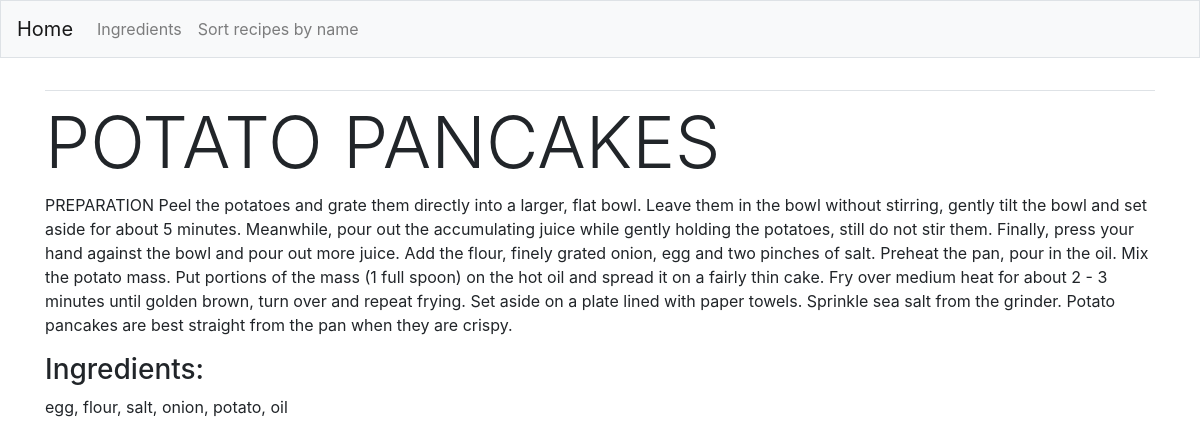
Page /recipe/3/ on the committed database.
### culinary_recipes/models.py (models this page shows)
class Recipe(models.Model):
    title = models.CharField(max_length=50)
    context = models.TextField(max_length=1000)
    ingredients = models.ManyToManyField('Ingredient')
    def __str__(self):
        return self.title

class Ingredient(models.Model):
    name = models.CharField(max_length=50, unique=True)
    def __str__(self):
        return self.name

### culinary_recipes/views.py (the view)
# urls.py: path('recipe/<rec_id>/', views.recipe, name='recipe'),
def recipe(request, rec_id):
    recipe = Recipe.objects.get(pk=rec_id)
    context = {'recipe': recipe}
    return render(request, 'culinary_recipes/recipe.html', context)

### culinary_recipes/templates/culinary_recipes/recipe.html
{% extends "culinary_recipes/base.html" %}
{% block content %}
<div>
      <h1 class="display-3">{{ recipe }}</h1>
      {{ recipe.context }}
      <p><h3>Ingredients:</h3> {{ recipe.ingredients.all|join:", " }}</p>
</div>
{% endblock %}

### rows in the picture
Recipe: title "POTATO PANCAKES", context "PREPARATION Peel the potatoes and grate them directly into a larger, flat bowl. Leave them in the bowl without stirring, gently tilt the bowl and set aside for about 5 minutes. Meanwhile, pour out the accumulating juice while gently holding the potatoes, still do not stir them. Finally, press your hand against the bowl and pour out more juice. Add the flour, finely grated onion, egg and two pinches of salt. Preheat the pan, pour in the oil. Mix the potato mass. Put portions of the mass (1 full spoon) on the hot oil and spread it on a fairly thin cake. Fry over medium heat for about 2 - 3 minutes until golden brown, turn over and repeat frying. Set aside on a plate lined with paper towels.…", ingredients.all "egg, flour, salt, onion, potato, oil"
